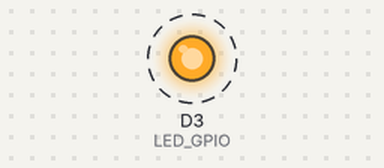
Bench run of a program on a simulated Arduino Nano ESP32. On the bench: output pins drawn as LEDs (lit = HIGH). Dashed ring = blinking. What the program prints to the serial monitor is not drawn.

Above: at 0.5 s.
Timing chart, 0 to 4.6 s (numbered marks = the images above):
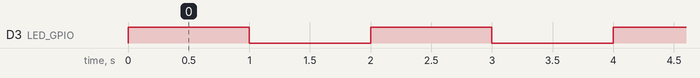

Measured:
- by itself, D3 (LED_GPIO): alternates HIGH for 1.0 s and LOW for 1.0 s

The program:

main.cpp
```cpp
#include <Arduino.h>

// --- COSTANTI E CONFIGURAZIONE ---
// Definiamo il numero del pin a cui è collegato il LED.
// Usiamo 'const' perché questo valore non cambierà mai.
const int LED_GPIO = D3;

// Definiamo il tempo di attesa in millisecondi (1000 ms = 1 secondo)
const int TEMPO_ATTESA = 1000;

/**
 * La funzione setup() viene eseguita una sola volta all'avvio.
 * Serve per inizializzare l'hardware e le comunicazioni.
 */
void setup() {
  // Inizializza la comunicazione seriale a 115200 bit per secondo.
  // Serve per inviare messaggi dalla scheda al Monitor Seriale del computer.
  Serial.begin(115200);

  // Configura il pin del LED come USCITA (OUTPUT).
  // Questo permette alla scheda di inviare tensione (Volt) verso il LED.
  pinMode(LED_GPIO, OUTPUT);

  Serial.println("Sistema avviato correttamente.");
}

/**
 * La funzione loop() viene eseguita all'infinito,
 * ricominciando non appena arriva all'ultima riga.
 */
void loop() {
  // 1. Accendiamo il LED portando il pin a livello logico ALTO (5V o 3.3V)
  digitalWrite(LED_GPIO, HIGH);
  Serial.println("LED Acceso");

  // 2. Mettiamo in pausa il microcontrollore per il tempo stabilito
  delay(TEMPO_ATTESA);

  // 3. Spegniamo il LED portando il pin a livello logico BASSO (0V / Massa)
  digitalWrite(LED_GPIO, LOW);
  Serial.println("LED Spento");

  // 4. Mettiamo in pausa di nuovo prima di ricominciare il ciclo
  delay(TEMPO_ATTESA);
}
```
